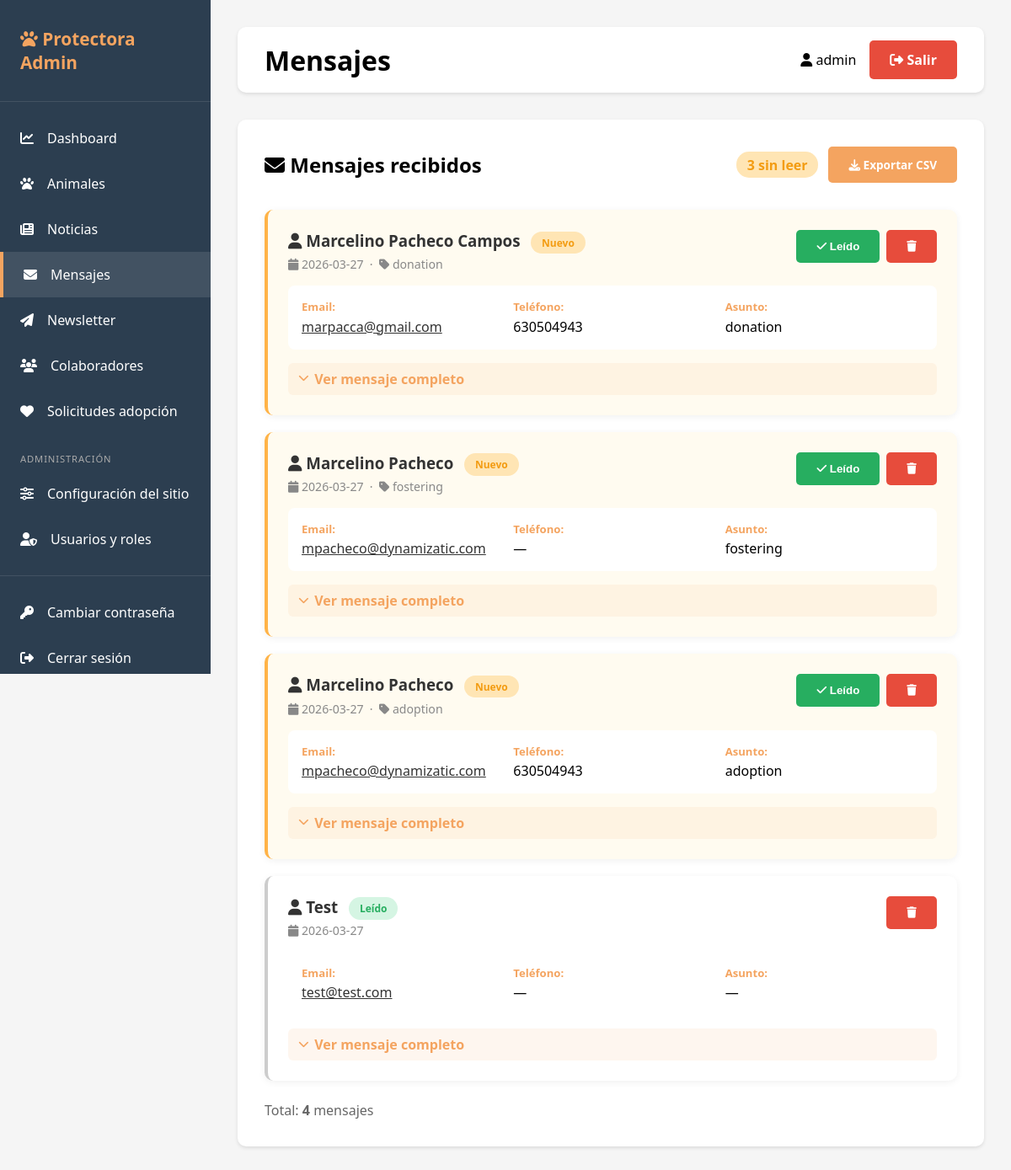
/admin/contacts (signed in), run on an earlier commit of the app's database.
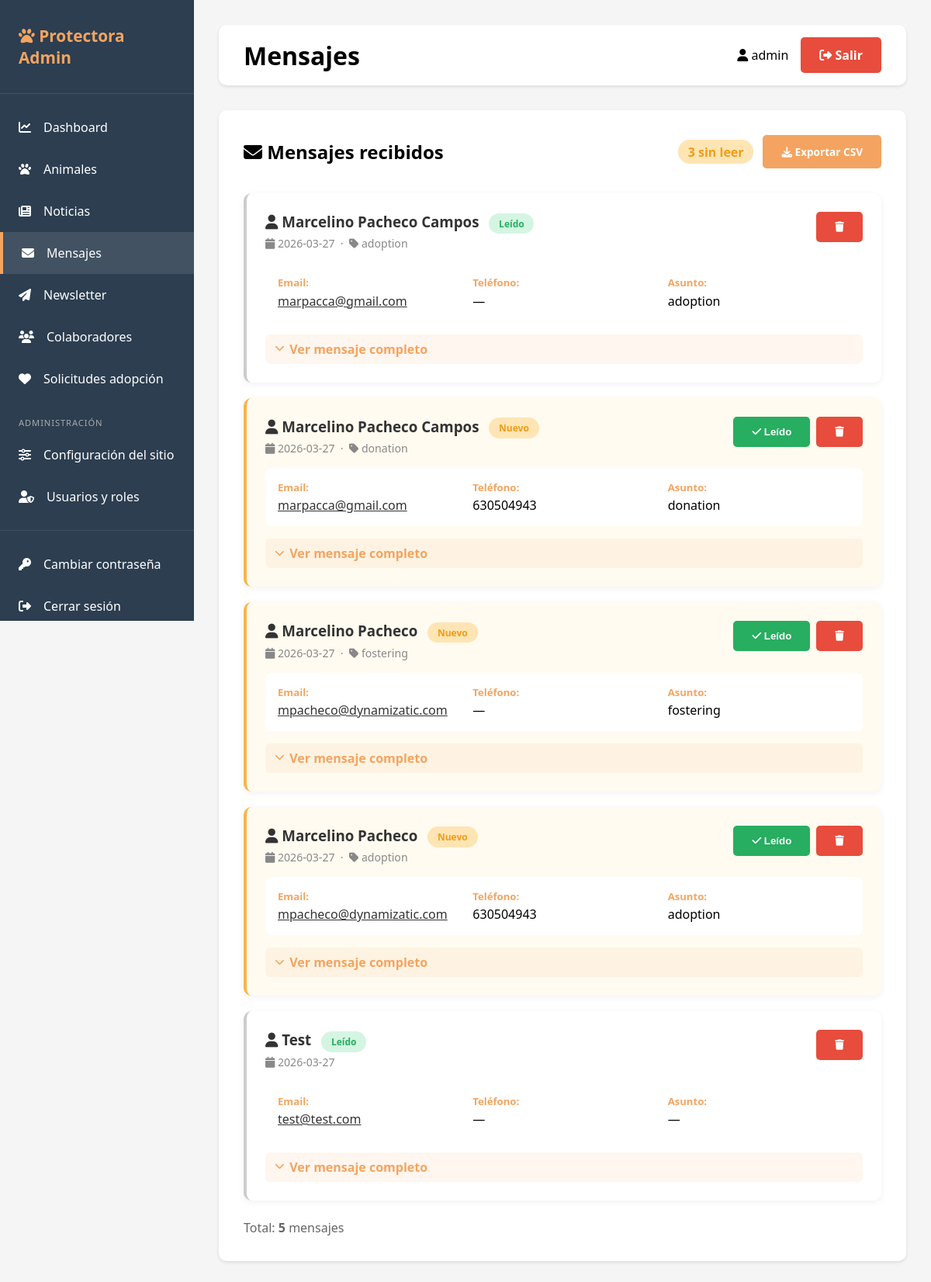
And on a later commit of the database.
### tables this page shows
CREATE TABLE contacts (
                id INTEGER PRIMARY KEY AUTOINCREMENT,
                name TEXT NOT NULL,
                email TEXT NOT NULL,
                phone TEXT,
                subject TEXT,
                message TEXT,
                read BOOLEAN DEFAULT 0,
                created_at TIMESTAMP DEFAULT CURRENT_TIMESTAMP
            );

### app.py (the view)
@app.route('/admin/contacts')
@login_required
def list_contacts():
    db = get_db()
    contacts = db.execute('SELECT * FROM contacts ORDER BY created_at DESC').fetchall()
    return render_template('contacts.html', contacts=contacts)

### app.py (called while the page is built)
def generate_csrf_token():
    if '_csrf_token' not in session:
        session['_csrf_token'] = secrets.token_hex(32)
    return session['_csrf_token']

def get_db():
    if USE_POSTGRES:
        conn = psycopg2.connect(DATABASE_URL)
        conn.cursor_factory = psycopg2.extras.RealDictCursor
        return DatabaseWrapper(conn, is_postgres=True)
    else:
        conn = sqlite3.connect(DATABASE)
        conn.row_factory = sqlite3.Row
        return DatabaseWrapper(conn, is_postgres=False)

def login_required(f):
    @wraps(f)
    def decorated_function(*args, **kwargs):
        if 'user_id' not in session:
            return redirect(url_for('login'))
        return f(*args, **kwargs)
    return decorated_function

    def execute(self, query, params=None):
        if self._is_postgres and '?' in query:
            query = query.replace('?', '%s')
        cursor = self._conn.cursor()
        if params:
            cursor.execute(query, params)
        else:
            cursor.execute(query)
        return cursor

### templates/contacts.html (shortened to what the changed rows need)
{% extends "base.html" %}
{% block page_title %}Mensajes{% endblock %}
{% block content %}
<div style="display: flex; justify-content: space-between; align-items: center; margin-bottom: 2rem;">
    <h2><i class="fas fa-envelope"></i> Mensajes recibidos</h2>
</div>
{% if contacts %}
<div style="display: grid; gap: 1.25rem;">
    {% for contact in contacts %}
    <div style="background:{% if not contact.read %}#fffbf0{% else %}white{% endif %}; border-radius:10px; padding:1.5rem; box-shadow:0 2px 8px rgba(0,0,0,0.06); border-left:4px solid {% if not contact.read %}#FFB347{% else %}#ccc{% endif %};">
        <div style="display:flex; justify-content:space-between; align-items:start; margin-bottom:1rem; flex-wrap:wrap; gap:1rem;">
            <div>
                <h3 style="margin:0 0 0.4rem; color:#333;">
                    <i class="fas fa-user"></i> {{ contact.name }}
                    {% if not contact.read %}
                    <span class="badge badge-warning" style="font-size:0.75rem; vertical-align:middle; margin-left:.5rem;">Nuevo</span>
                    {% else %}
                    <span class="badge badge-success" style="font-size:0.75rem; vertical-align:middle; margin-left:.5rem;">Leído</span>
                    {% endif %}
                </h3>
                <div style="font-size:0.88rem; color:#888;">
                    <i class="fas fa-calendar"></i> {{ contact.created_at[:10] if contact.created_at else '—' }}
                    {% if contact.subject %}
                    &nbsp;·&nbsp; <i class="fas fa-tag"></i> {{ contact.subject }}
                    {% endif %}
                </div>
            </div>
            <div style="display:flex; gap:0.5rem; align-items:center; flex-shrink:0;">
                {% if not contact.read %}
                <form method="POST" action="{{ url_for('mark_contact_read', contact_id=contact.id) }}" style="display:inline;">
                    <button type="submit" class="btn btn-success btn-sm" title="Marcar como leído">
                        <i class="fas fa-check"></i> Leído
                    </button>
                </form>
                {% endif %}
                <form method="POST" action="{{ url_for('delete_contact', contact_id=contact.id) }}" style="display:inline;"
                      onsubmit="return confirm('¿Eliminar este mensaje?');">
                    <button type="submit" class="btn btn-danger btn-sm" title="Eliminar">
                        <i class="fas fa-trash"></i>
                    </button>
                </form>
            </div>
        </div>
        <div style="display:grid; grid-template-columns:repeat(auto-fit, minmax(200px, 1fr)); gap:1rem; padding:1rem; background:white; border-radius:8px; margin-bottom:1rem;">
            <div>
                <strong style="color:#F4A460; display:block; font-size:0.82rem; margin-bottom:.2rem;">Email:</strong>
                <a href="mailto:{{ contact.email }}" style="color:#333; word-break:break-all;">{{ contact.email }}</a>
            </div>
            <div>
                <strong style="color:#F4A460; display:block; font-size:0.82rem; margin-bottom:.2rem;">Teléfono:</strong>
                <span>{{ contact.phone or '—' }}</span>
            </div>
            <div>
                <strong style="color:#F4A460; display:block; font-size:0.82rem; margin-bottom:.2rem;">Asunto:</strong>
                <span>{{ contact.subject or '—' }}</span>
            </div>
        </div>
        <details>
            <summary style="cursor:pointer; color:#F4A460; font-weight:600; padding:.5rem .75rem; border-radius:6px; background:rgba(244,164,96,0.1); list-style:none; display:flex; align-items:center; gap:.4rem;">
                <i class="fas fa-chevron-down" style="font-size:.8rem;"></i> Ver mensaje completo
            </summary>
        </details>
    </div>
    {% endfor %}
</div>
<p style="color:#666; margin-top:1.5rem;">Total: <strong>{{ contacts|length }}</strong> mensajes</p>
{% else %}
<div style="text-align: center; padding: 3rem;">
    <i class="fas fa-inbox" style="font-size: 4rem; color: #ddd; margin-bottom: 1rem;"></i>
    <h3 style="color: #666;">No hay mensajes de contacto</h3>
    <p style="color: #999;">Cuando alguien rellene el formulario de contacto, aparecerá aquí.</p>
</div>
{% endif %}
{% endblock %}

What changed in the data, as far as the page shows it:
added contacts: name "Marcelino Pacheco Campos", read "Leído", created_at "2026-03-27", subject "adoption", email "marpacca@gmail.com", phone "—"
Also different on the page:
{{ contacts|length }}: "4" → "5"
